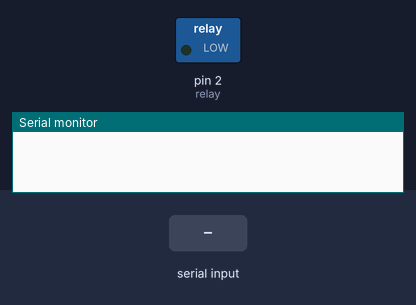
The sketch below on a simulated Arduino Uno, built with avr-gcc and run on an emulated ATmega328P. Parts: switched loads named in the sketch (green lamp = pin HIGH), the last lines printed to the serial monitor. The inputs (shaded band) are chosen by the test bench.

Above: at 1.2 s.
1.3 s: "A" received over Serial
At 2.1 s:
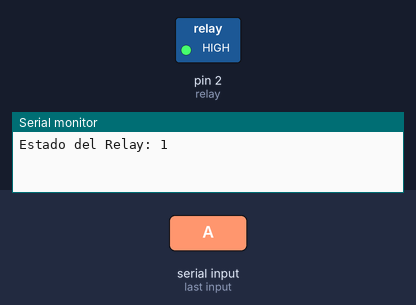
2.8 s: "S" received over Serial
At 3.2 s:
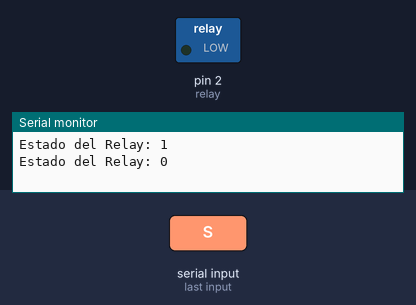
Timing chart, 0 to 5.8 s (numbered marks = the images above; inputs shaded):
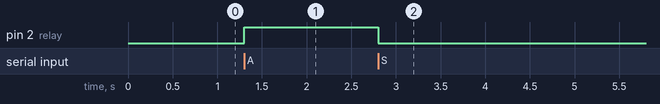

Measured:
- after the input at 1.3 s, pin 2 (relay): LOW → HIGH at once
- after the input at 2.8 s, pin 2 (relay): HIGH → LOW at once

The sketch:

Relay.ino
```cpp
#define relay 2

void setup() {
  Serial.begin(9600);
  pinMode(relay, OUTPUT);
}

void loop() {
  if(Serial.available() > 0){
    char msg = Serial.read();

    if(msg == 'A'){
      digitalWrite(relay, HIGH);
      Serial.print("Estado del Relay: "); Serial.println(digitalRead(relay));
      delay(1000);
    } else if(msg == 'S'){
      digitalWrite(relay, LOW);
      Serial.print("Estado del Relay: "); Serial.println(digitalRead(relay));
      delay(1000);
    }
  }
}
```
